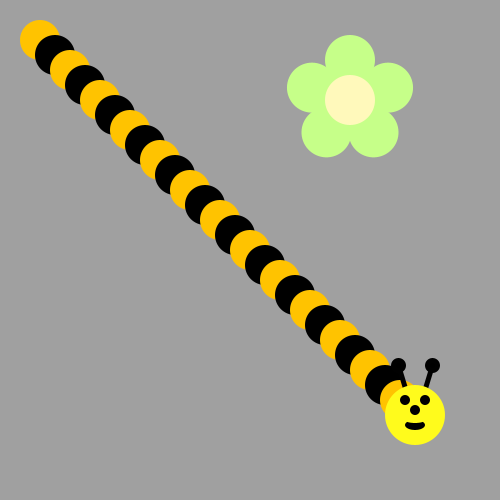
Frame 1 (no input)
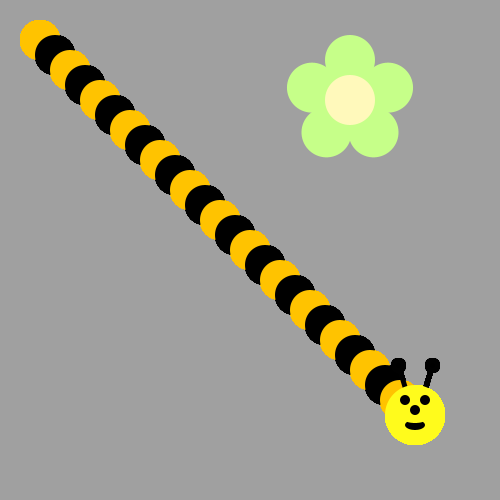
Frame 60 (the mouse pressed at the canvas centre just before this capture)
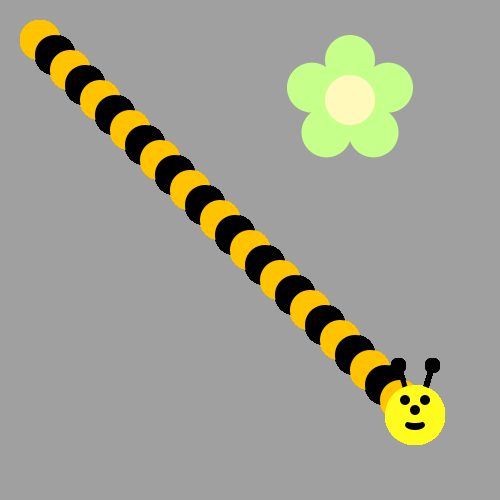
Frame 120 (the mouse held since frame 60 and released just before this capture)

The Processing sketch that drew these frames (run headless with seeded random() and noise(); from frame 60 on, the mouse is pressed at the canvas centre):

// Processing sketch: BumbleBee
// ── BumbleBee.pde
int c;
int x;
int y;
void draw() {
  x=40;
  y=40;
  c=0;
  for(int i=0; i<25;i++){
    if (c %2==1) {
      fill(#000000);
    } else {
fill(#FFC300 );
    }
    ellipse(x,y,40,40);
    x+=15;
    y+=15;
/*Use a loop to make a body for the Bee!
Then put his head on using drawBeeFace(x,y)
Use Modulo to make the colors alternate
*/
c++;
}
drawBeeFace(415,415);
}
void drawFlower(int x, int y) {
     noStroke();
     translate(x, y);
     // draw 5 petals, rotating after each one<
     fill(#c6ff89);      // green
      for (int i = 0; i < 5; i++) {
           ellipse(0, -40, 50, 50);
          rotate(radians(72));
     }
     fill(#fff9bb); // light yellow
     ellipse(0, 0, 50, 50);
}
void drawBeeFace(int BeeFaceX, int BeeFaceY) {
     noStroke();
     fill(0, 0, 0);
     stroke(1);
     strokeWeight(5);
     line(BeeFaceX-10, BeeFaceY-27, BeeFaceX-17, BeeFaceY-50);
     line(BeeFaceX+10, BeeFaceY-27, BeeFaceX+17, BeeFaceY-50);
     ellipse(BeeFaceX-17, BeeFaceY-50, 10, 10);
     ellipse(BeeFaceX+17, BeeFaceY-50, 10, 10);
     noStroke();
     fill(255, 251, 28);
     ellipse(BeeFaceX, BeeFaceY, 60, 60); // face
     fill(255, 237, 209);
     fill(0,0,0);
      ellipse(BeeFaceX-10, BeeFaceY-15, 10, 10); // eyes
     ellipse(BeeFaceX+10, BeeFaceY-15, 10, 10);
      ellipse(BeeFaceX, BeeFaceY-5, 10, 10); // nose
      ellipse(BeeFaceX, BeeFaceY+10, 20, 10);// mouth
     fill(255, 251, 28);
     ellipse(BeeFaceX, BeeFaceY+5, 20, 6);
}

void setup() {
     ellipseMode(CENTER);
     size(500, 500);
     background(160, 160, 160);
      drawFlower(350, 100);
}
